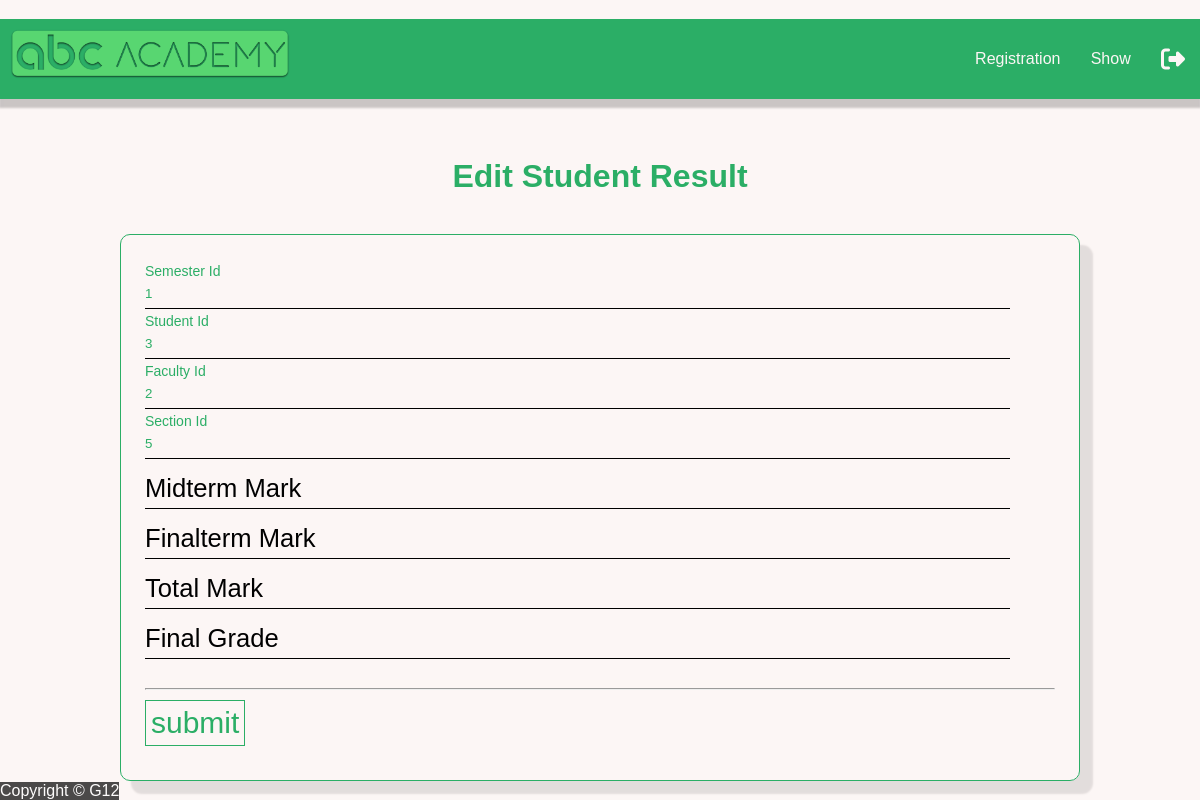
Page /editresultinfo.php?id=32 (signed in) on the committed database.
### tables this page shows
CREATE TABLE `registration` (
  `id` int(20) NOT NULL,
  `semester_id` int(20) NOT NULL,
  `student_id` int(11) NOT NULL,
  `faculty_id` int(11) NOT NULL,
  `section_id` int(11) NOT NULL,
  `total_marks` float DEFAULT NULL,
  `midterm_mark` float DEFAULT NULL,
  `finalterm_mark` float DEFAULT NULL,
  `final_grade` float DEFAULT NULL
);

### model.php (called while the page is built, shortened)
<?php
function showResult($id){
    $conn = db_conn();
    $selectQuery = "SELECT * FROM `registration` where id = ?";
    try {
        $stmt = $conn->prepare($selectQuery);
        $stmt->execute([$id]);
    } catch (PDOException $e) {
        echo $e->getMessage();
    }
    $row = $stmt->fetch(PDO::FETCH_ASSOC);
    return $row;
}

### controller/resultInfo.php (called while the page is built, shortened)
<?php
require_once 'model.php';
function fetchResult($id){
	return showResult($id);
}

### editresultinfo.php (the view, shortened to what this page needs)
<?php
require_once 'controller/resultInfo.php';
$result = fetchResult($_GET['id']);
 ?>
<!DOCTYPE html>
<html>
<head>
  <link rel="stylesheet" type="text/css" href="css/style.css">
</head>
<body>
<?php include('header1.php');?>
<span class="textcenter textmain"><h1>Edit Student Result</h1></span>
  <div class="textcenter">
  <div class="main_internaldiv textleft fontsize160">
    <form action="controller/updateResult.php" method="POST" enctype="multipart/form-data">
      <div class="form">
          <input value="<?php echo $result['semester_id'] ?>" type="text" name="semester_id" autocomplete="off" required />
          <label for="semester_id" class="label-name">
          <span class="content-name">Semester Id</span>
          </label>
      </div>
      <div class="form">
          <input value="<?php echo $result['student_id'] ?>" type="text" name="student_id" autocomplete="off" required />
          <label for="student_id" class="label-name">
          <span class="content-name">Student Id</span>
          </label>
      </div>
      <div class="form">
          <input value="<?php echo $result['faculty_id'] ?>" type="text" name="faculty_id" autocomplete="off" required />
          <label for="faculty_id" class="label-name">
          <span class="content-name">Faculty Id</span>
          </label>
      </div>
          <div class="form">
          <input value="<?php echo $result['section_id'] ?>" type="text" name="section_id " autocomplete="off" required />
          <label for="section_id " class="label-name">
          <span class="content-name">Section Id</span>
          </label>
      </div>
    <div class="form">
          <input value="<?php echo $result['midterm_mark'] ?>" type="text" name="midterm_mark" autocomplete="off" required />
          <label for="midterm_mark" class="label-name">
          <span class="content-name">Midterm Mark</span>
          </label>
      </div>
      <div class="form">
          <input value="<?php echo $result['finalterm_mark'] ?>" type="text" autocomplete="off" name="finalterm_mark" required />
          <label for="finalterm_mark" class="label-name">
          <span class="content-name">Finalterm Mark</span>
          </label>
      </div>
      <div class="form">
          <input value="<?php echo $result['total_marks'] ?>" type="text" name="total_marks" autocomplete="off" required />
          <label for="total_marks" class="label-name">
          <span class="content-name">Total Mark</span>
          </label>
      </div>
      <div class="form">
          <input value="<?php echo $result['final_grade'] ?>" type="text" name="final_grade" autocomplete="off" required />
          <label for="final_grade" class="label-name">
          <span class="content-name">Final Grade</span>
          </label>
      </div>
      <br>
      <hr>
      <input type="submit" value="submit" name="submit">
    </form>
  </div>
</div>
<?php include('footer.php');?>
</body>
</html>

### css/style.css (style rules this page uses)
html { height: 100%; }
* { margin: 0; padding: 0; box-sizing: border-box; }
body { margin: 0; background-color: #FCF6F5FF; min-height: 100%; display: flex; justify-content: space-around; flex-direction: column; font-family: sans-serif; }
.form { width: 95%; position: relative; height: 50px; overflow: hidden; }
.form input { width: 100%; height: 100%; color: #2BAE66FF; background: #FCF6F5FF; padding-top:20px; border:none; outline: none; }
.form label { position: absolute; bottom: 0px; left: 0%; width: 100%; height: 100%; pointer-events: none; border-bottom: 1px solid #000; }
.content-name { position: absolute; bottom: 5px; left: 0px; transform: all 0.3s ease; }
.form input:focus + .label-name .content-name, .form input:valid + .label-name .content-name { transform: translateY(-150%); font-size: 14px; color: #2BAE66FF; }
.from input:focus + .label-name::after, .form input:valid + .label-name::after { transform: translateX(0%); }
input[type=submit] { color: #2BAE66FF; border: 1px solid #2BAE66FF; background: none; padding: 5px; font-size: 30px; cursor: pointer; transition: 0.8s; margin-top: 10px; margin-bottom: 10px; }
.main_internaldiv { border: 1px solid #2BAE66FF; box-shadow: 12px 12px 2px 1px rgba(0, 0, 0, .1); padding: 2%; border-radius: 10px; display: inline-block; width: 80%; }
.textcenter { text-align: center; }
.textleft { text-align: left; }
.fontsize160 { font-size: 160% }
.textmain { color: #2BAE66FF; }

### rows in the picture
registration: semester_id "1", student_id "3", faculty_id "2", section "5"
